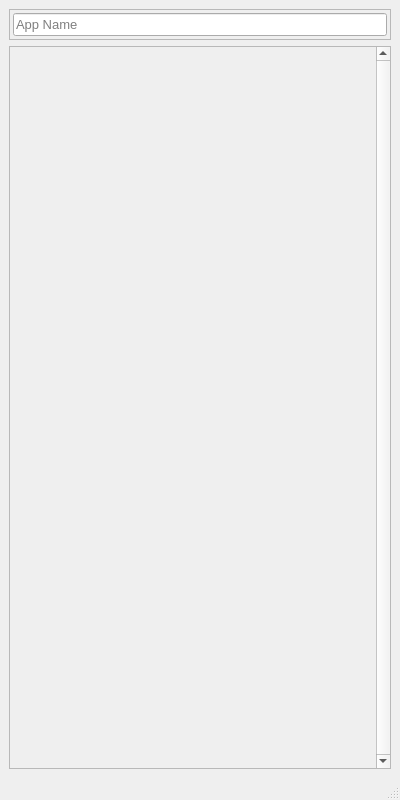
<?xml version="1.0" encoding="UTF-8"?>
<ui version="4.0">
 <class>MainWindow</class>
 <widget class="QMainWindow" name="MainWindow">
  <property name="geometry">
   <rect>
    <x>0</x>
    <y>0</y>
    <width>400</width>
    <height>800</height>
   </rect>
  </property>
  <property name="sizePolicy">
   <sizepolicy hsizetype="Fixed" vsizetype="Expanding">
    <horstretch>0</horstretch>
    <verstretch>0</verstretch>
   </sizepolicy>
  </property>
  <property name="minimumSize">
   <size>
    <width>400</width>
    <height>800</height>
   </size>
  </property>
  <property name="maximumSize">
   <size>
    <width>500</width>
    <height>1080</height>
   </size>
  </property>
  <property name="windowTitle">
   <string>My Launcher</string>
  </property>
  <widget class="QWidget" name="centralwidget">
   <layout class="QVBoxLayout" name="verticalLayout">
    <item>
     <widget class="QFrame" name="frame_browse">
      <property name="sizePolicy">
       <sizepolicy hsizetype="Preferred" vsizetype="Fixed">
        <horstretch>0</horstretch>
        <verstretch>0</verstretch>
       </sizepolicy>
      </property>
      <property name="font">
       <font>
        <pointsize>10</pointsize>
       </font>
      </property>
      <property name="frameShape">
       <enum>QFrame::Shape::StyledPanel</enum>
      </property>
      <property name="frameShadow">
       <enum>QFrame::Shadow::Raised</enum>
      </property>
      <layout class="QHBoxLayout" name="horizontalLayout">
       <property name="leftMargin">
        <number>3</number>
       </property>
       <property name="topMargin">
        <number>3</number>
       </property>
       <property name="rightMargin">
        <number>3</number>
       </property>
       <property name="bottomMargin">
        <number>3</number>
       </property>
       <item>
        <widget class="QLineEdit" name="lineEdit_browse">
         <property name="font">
          <font>
           <pointsize>10</pointsize>
          </font>
         </property>
         <property name="placeholderText">
          <string>App Name</string>
         </property>
        </widget>
       </item>
      </layout>
     </widget>
    </item>
    <item>
     <widget class="QScrollArea" name="scrollArea_appmenu">
      <property name="verticalScrollBarPolicy">
       <enum>Qt::ScrollBarPolicy::ScrollBarAlwaysOn</enum>
      </property>
      <property name="horizontalScrollBarPolicy">
       <enum>Qt::ScrollBarPolicy::ScrollBarAlwaysOff</enum>
      </property>
      <property name="widgetResizable">
       <bool>true</bool>
      </property>
      <widget class="QWidget" name="scrollAreaWidgetContents_appmenu">
       <property name="geometry">
        <rect>
         <x>0</x>
         <y>0</y>
         <width>366</width>
         <height>698</height>
        </rect>
       </property>
      </widget>
     </widget>
    </item>
   </layout>
  </widget>
  <widget class="QMenuBar" name="menubar">
   <property name="geometry">
    <rect>
     <x>0</x>
     <y>0</y>
     <width>400</width>
     <height>21</height>
    </rect>
   </property>
  </widget>
  <widget class="QStatusBar" name="statusbar"/>
 </widget>
 <resources/>
 <connections/>
</ui>
